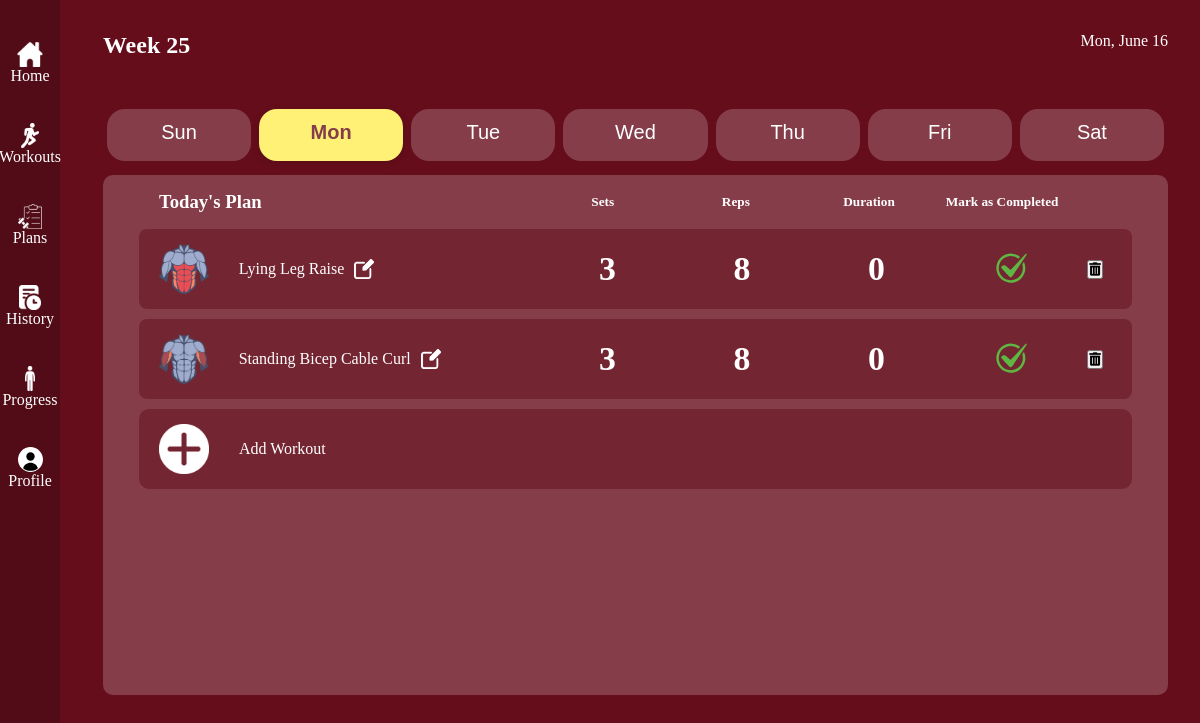
Page /plans.php (signed in) on the committed database.
### tables this page shows
CREATE TABLE `workout_plan` (
  `id` int(11) NOT NULL,
  `user_id` int(11) NOT NULL,
  `workout_day` varchar(20) NOT NULL,
  `exercise_name` varchar(100) NOT NULL,
  `sets` int(11) NOT NULL,
  `reps` int(11) NOT NULL DEFAULT 0,
  `duration` int(11) NOT NULL DEFAULT 0,
  `completed` tinyint(1) NOT NULL DEFAULT 0,
  `planned_date` date DEFAULT NULL
);

CREATE TABLE `workouts` (
  `id` int(11) NOT NULL,
  `name` varchar(255) NOT NULL,
  `image_url` varchar(255) DEFAULT NULL,
  `image_url2` varchar(255) DEFAULT NULL,
  `focus` varchar(35) NOT NULL,
  `equipment` varchar(255) DEFAULT NULL,
  `reps` varchar(25) NOT NULL DEFAULT '0',
  `duration` varchar(25) DEFAULT '0',
  `sets` varchar(25) DEFAULT NULL
);

### plans.php (the view, shortened to what this page needs)
<?php
include("database.php");
$user_id = $_SESSION['user_id'];
$currentDay = $_GET['day'] ?? date('D');
$stmt = $conn->prepare("
    SELECT wp.*, w.focus
    FROM workout_plan wp
    JOIN workouts w ON wp.exercise_name = w.name
    WHERE wp.user_id = ? AND wp.workout_day = ?
");
$stmt->bind_param("is", $user_id, $currentDay);
$stmt->execute();
$result = $stmt->get_result();
$workouts = [];
while ($row = $result->fetch_assoc()) {
    $workouts[] = $row;
}
$today = new DateTime();
$weekNumber = $today->format('W');
$dayName = $today->format('D');
$monthName = $today->format('F');
$dayOfMonth = $today->format('j');
include 'includes/header.php';
?>
<div id="plans">
    <section class="date-header">
        <h2>Week <?= $weekNumber ?></h2>
        <div class="date-plan"><?= $dayName ?>, <?= $monthName ?> <?= $dayOfMonth ?></div>
    </section>
    <div class="day-tabs">
        <button class="day-tab<?= $currentDay == 'Sun' ? ' selected' : '' ?>" onclick="changeDay('Sun')"><p>Sun</p></button>
        <button class="day-tab<?= $currentDay == 'Mon' ? ' selected' : '' ?>" onclick="changeDay('Mon')"><p>Mon</p></button>
        <button class="day-tab<?= $currentDay == 'Tue' ? ' selected' : '' ?>" onclick="changeDay('Tue')"><p>Tue</p></button>
        <button class="day-tab<?= $currentDay == 'Wed' ? ' selected' : '' ?>" onclick="changeDay('Wed')"><p>Wed</p></button>
        <button class="day-tab<?= $currentDay == 'Thu' ? ' selected' : '' ?>" onclick="changeDay('Thu')"><p>Thu</p></button>
        <button class="day-tab<?= $currentDay == 'Fri' ? ' selected' : '' ?>" onclick="changeDay('Fri')"><p>Fri</p></button>
        <button class="day-tab<?= $currentDay == 'Sat' ? ' selected' : '' ?>" onclick="changeDay('Sat')"><p>Sat</p></button>
    </div>
    <section id="workout-plan" >
        <div class="head">
            <h3>Today's Plan</h3>
            <div class="label">
                <h5>Sets</h5>
                <h5>Reps</h5>
                <h5>Duration</h5>
                <h5>Mark as Completed</h5>
            </div>
        </div>
        <div class="workouts-plan">
            <?php foreach ($workouts as $workout): ?>
                <div class="workout"
                    data-id="<?= $workout['id'] ?>"
                    data-name="<?= $workout['exercise_name'] ?>"
                    data-sets="<?= $workout['sets'] ?>"
                    data-reps="<?= $workout['reps'] ?>"
                    data-duration="<?= $workout['duration'] ?>"
                >
                    <div class="name">
                        <img src="assets/images/<?= $workout['focus'] ?>-icon.png" alt="<?= $workout['exercise_name'] ?>">
                        <div class="with-edit">
                            <p><?= ucfirst($workout['exercise_name']) ?></p>
                            <img
                                src="assets/images/edit-icon.webp"
                                alt="Edit"
                                class="edit-button"
                                data-id="<?= $workout['id'] ?>"
                                data-sets="<?= $workout['sets'] ?>"
                                data-reps="<?= $workout['reps'] ?>"
                                data-duration="<?= $workout['duration'] ?>"
                                style="height: 20px; margin-left: 10px; cursor: pointer; filter: invert(100%);"
                            >
                        </div>
                    </div>
                    <div class="data">
                        <div class="sets"><?= $workout['sets'] ?></div>
                        <div class="reps"><?= $workout['reps'] ?></div>
                        <div class="duration"><?= $workout['duration'] ?></div>
                        <div class="done">
                            <form method="POST" action="plans.php">
                                <button type="submit" class="completed-button" style="background:none; border:none;">
                                    <?php if ($workout['completed']): ?>
                                        <img src="assets/images/check-icon.svg" alt="Completed" style="height: 40px;">
                                    <?php else: ?>
                                        <img src="assets/images/check-icon.svg" alt="Not Completed" style="height: 40px; opacity: 0.3;">
                                    <?php endif; ?>
                                </button>
                            </form>
                        </div>
                        <div class="delete">
                            <form method="POST" action="plans.php" onsubmit="return confirm('Are you sure you want to delete this workout?');">
                                <button type="submit" class="delete-button">
                                    <i class="fas fa-trash-alt"></i>
                                </button>
                            </form>
                        </div>
                    </div>
                </div>
            <?php endforeach; ?>
            <div class="add">
                <img src="assets/images/add-icon.webp" style="height: 50px; filter: invert(100%);" alt="Add Workout">
                <p>Add Workout</p>
            </div>
        </div>
    </section>
</div>
<?php include 'includes/footer.php'; ?>

### assets/styles/style.css (style rules this page uses)
* { margin: 0; padding: 0; box-sizing: border-box; }
body { width: 100vw; background-color: #650d1b; display: flex; flex-direction: column; color: white; }
#plans { max-width: 100%; display: flex; flex-direction: column; padding-left: 3%; padding-bottom: 80px; }
.date-header { display: flex; justify-content: space-between; padding: 2rem; color: white; }
.day-tabs { width: 100%; display: flex; justify-content: center; margin: 18px 0 24px 0; padding: 0 2rem; }
.day-tab { width: 100%; background: #843d49; color: #fff; border: none; border-radius: 18px; margin: 0 4px; padding: 0.75rem 1.5rem; font-size: 1.25rem; font-weight: 500; cursor: pointer; transition: background 0.2s, color 0.2s, box-shadow 0.2s; outline: none; }
.day-tab.selected { background: #fff176; color: #843d49; box-shadow: 0 2px 8px rgba(0,0,0,0.10); font-weight: bold; }
.day-tab p { padding-bottom: 5px; }
#workout-plan { height: 65vh; background-color: #843D49; border-radius: 10px; color: white; margin: -10px 2rem 0 2rem; padding: 1rem; }
#workout-plan .head { display: grid; grid-template-columns: 40% 60%; padding: 0 50px 1rem 40px; align-items: center; }
#workout-plan .label { display: grid; grid-template-columns: 1fr 1fr 1fr 1fr 0.25fr; place-items: center; font-weight: bold; align-items: flex-end; }
.workouts-plan { width: 100%; display: flex; flex-direction: column; gap: 10px; padding: 0 20px; max-height: 350px; overflow: auto; }
.workout { display: grid; grid-template-columns: 40% 60%; align-items: center; background-color: #742532; padding: 15px 20px; border-radius: 8px; }
.name { display: flex; align-items: center; gap: 30px; }
.with-edit { display: flex; align-items: center; }
.name img { width: auto; height: 50px; }
.data { display: grid; grid-template-columns: 1fr 1fr 1fr 1fr 0.25fr; place-items: center; }
.data form { display: flex; justify-content: center; align-items: center; margin-top: 0px; }
.sets, .reps, .duration { font-size: 0.75em; }
.completed-button img { width: 75%; }
.add { display: flex; justify-content: flex-start; align-items: center; background-color: #742532; color: white; border-radius: 10px; padding: 15px 20px; transition: background 0.2s, color 0.2s; gap: 30px; }
.data { height: 70%; align-content: center; font-weight: 700; font-size: 45px; }

### rows in the picture
workout_plan: workouts.focus (picture), exercise_name "Lying Leg Raise", sets "3", reps "8", duration "0", completed 1 (drawn)
workout_plan: workouts.focus (picture), exercise_name "Standing Bicep Cable Curl", sets "3", reps "8", duration "0", completed 1 (drawn)

### other values in the picture
$dayName "Mon"
